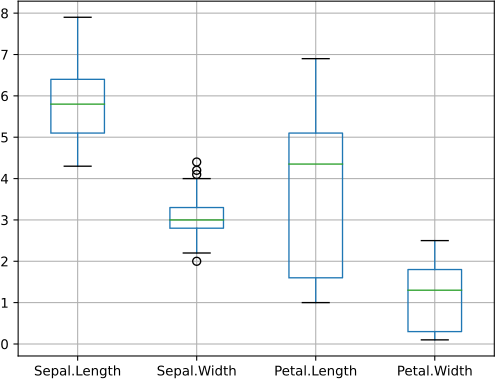

Python code for this plot:
import statsmodels.api as sm
iris = sm.datasets.get_rdataset('iris', 'datasets').data

iris.boxplot()

import matplotlib.pyplot as plt
plt.savefig('04-p-boxplot.pdf')
